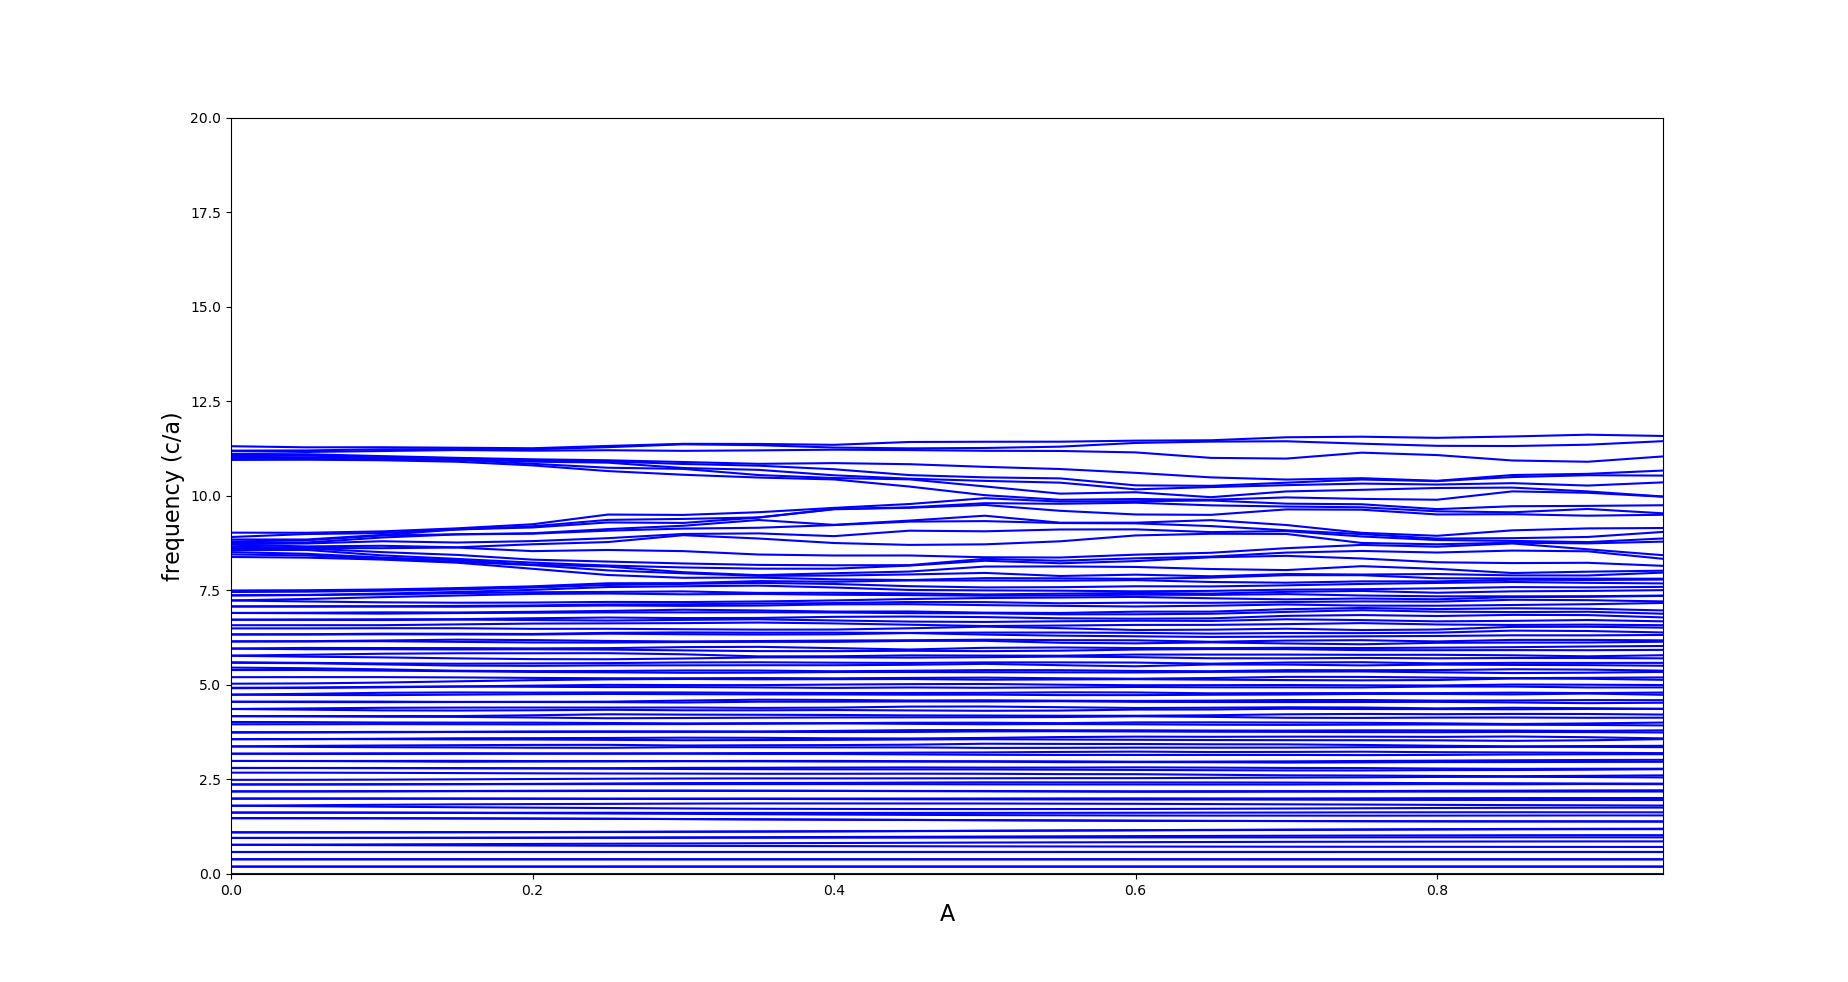

Source code (Python):
import meep as mp
from meep import mpb
import matplotlib.pyplot as plt
import math
import numpy as np
import h5py as h5

phi = 21/13 #diophantine number
N = 13  # number of bilayers
thickness_list = [] #to store the thickness of the various bilayers
A = 1
t0 = 0.125

def thickness_list(A, t0, N, phi): #to return thte thickness of the various bilayers
    thickness_list = []
    for i in range (0, N):
        t = t0*(1+A*math.cos(2*math.pi*phi*i))
        thickness_list.append(t)
    return thickness_list



# to define a function that takes thickness of the bilayers other constants as inputs and calcultes all the frequencies of hte given band.
def PhQc_freqlist(A, t0, N, phi, bands):

    t_list1 = np.array(thickness_list(A, t0, N, phi))#to store the thickness of the various bilayers fro a particular set of parameters
    T = np.sum(t_list1)# to calculate the total thickness of the heterostructure
    print ("Total thickness = ", 2*T)
    geometry_lattice = mp.Lattice(size=mp.Vector3(2*T))
    geometry = [] #to store the heterostructure geometry
    x = 0 #to store the x-coordinate of the starting point of the first block
    for i in range(N):
        geometry.append(mp.Block(size = mp.Vector3(t_list1[i], mp.inf, mp.inf), center = mp.Vector3(x+0.5*t_list1[i], 0, 0), material = mp.Medium(epsilon = 3.5)))
        geometry.append(mp.Block(size = mp.Vector3(t_list1[i], mp.inf, mp.inf), center = mp.Vector3(x+1.5*t_list1[i], 0, 0), material = mp.Medium(epsilon = 1.5)))
        x += 2*t_list1[i]

    k_points = [mp.Vector3(), mp.Vector3(0.5), mp.Vector3()]# defining the ends of brillouin zone
    k_points = mp.interpolate(16, k_points)
    num_bands = bands
    resolution = 36
    ms = mpb.ModeSolver(geometry = geometry, geometry_lattice = geometry_lattice, k_points = k_points, resolution = resolution, num_bands = num_bands)
    ms.run_tm()
    tm_freqs = ms.all_freqs
    tm_freqs = np.array(tm_freqs)
    return tm_freqs[0]

# To plot the eigen-spectrum of the heterostructure for different values of A
plot_y_list = []
for A in np.arange(0.0, 1.0, 0.01):
    freq_list = PhQc_freqlist(A, t0, N, phi, 120)
    plot_y_list.append(freq_list)
#to plot multiple data points in a single graph
plot_y_list = np.array(plot_y_list)
# plot_y_list = plot_y_list/(2*math.pi)
plot_y_list = np.transpose(plot_y_list)
plot_y_list = plot_y_list
print(plot_y_list)
fig, ax = plt.subplots()
A_list = np.arange(0.0, 1.0, 0.01)
# Plot bands
# Scatter plot for multiple y values, see https://stackoverflow.com/a/34280815/2261298
#to plot the data point of each list in plot_y_list in a single plot vs A
for y in plot_y_list:
    ax.plot(A_list, y, color='blue')
# ax.plot(tm_freqs, color='blue')
ax.set_xlim([A_list[0], A_list[-1]])
ax.set_ylim([0, 20])
ax.set_ylabel('frequency (c/a)', size=16)
ax.set_xlabel('A', size=16)
plt.show()
